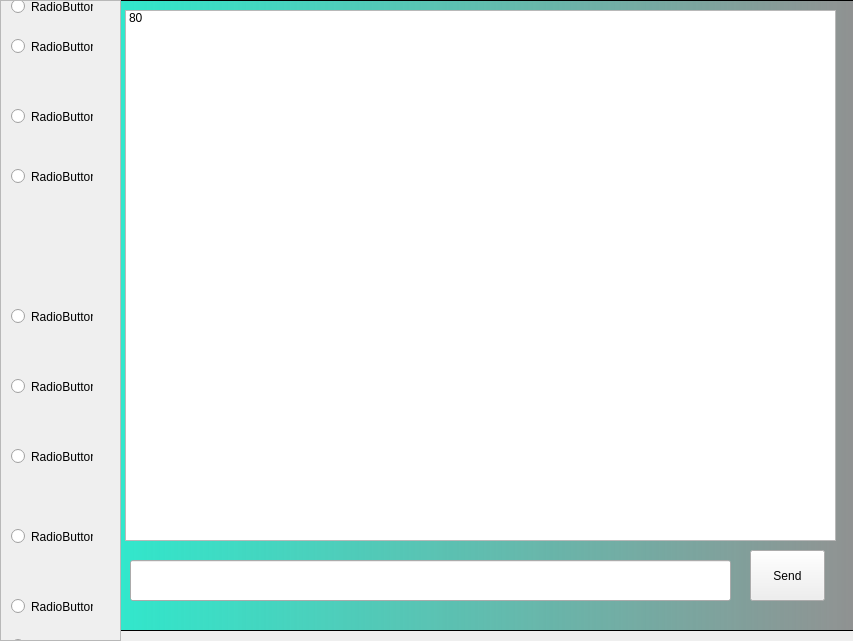
<?xml version="1.0" encoding="UTF-8"?>
<ui version="4.0">
 <class>MainWindow</class>
 <widget class="QMainWindow" name="MainWindow">
  <property name="geometry">
   <rect>
    <x>0</x>
    <y>0</y>
    <width>853</width>
    <height>641</height>
   </rect>
  </property>
  <property name="minimumSize">
   <size>
    <width>853</width>
    <height>641</height>
   </size>
  </property>
  <property name="maximumSize">
   <size>
    <width>853</width>
    <height>641</height>
   </size>
  </property>
  <property name="windowTitle">
   <string>Login</string>
  </property>
  <widget class="QWidget" name="centralwidget">
   <property name="minimumSize">
    <size>
     <width>377</width>
     <height>168</height>
    </size>
   </property>
   <property name="maximumSize">
    <size>
     <width>16777215</width>
     <height>6540564</height>
    </size>
   </property>
   <widget class="QScrollArea" name="scrollArea">
    <property name="geometry">
     <rect>
      <x>0</x>
      <y>0</y>
      <width>121</width>
      <height>641</height>
     </rect>
    </property>
    <property name="styleSheet">
     <string notr="true"/>
    </property>
    <property name="widgetResizable">
     <bool>true</bool>
    </property>
    <widget class="QWidget" name="scrollAreaWidgetContents">
     <property name="geometry">
      <rect>
       <x>0</x>
       <y>0</y>
       <width>119</width>
       <height>639</height>
      </rect>
     </property>
     <widget class="QRadioButton" name="radioButton">
      <property name="geometry">
       <rect>
        <x>10</x>
        <y>20</y>
        <width>82</width>
        <height>51</height>
       </rect>
      </property>
      <property name="text">
       <string>RadioButton</string>
      </property>
     </widget>
     <widget class="QRadioButton" name="radioButton_2">
      <property name="geometry">
       <rect>
        <x>10</x>
        <y>90</y>
        <width>82</width>
        <height>51</height>
       </rect>
      </property>
      <property name="text">
       <string>RadioButton</string>
      </property>
     </widget>
     <widget class="QRadioButton" name="radioButton_3">
      <property name="geometry">
       <rect>
        <x>10</x>
        <y>150</y>
        <width>82</width>
        <height>51</height>
       </rect>
      </property>
      <property name="text">
       <string>RadioButton</string>
      </property>
     </widget>
     <widget class="QRadioButton" name="radioButton_5">
      <property name="geometry">
       <rect>
        <x>10</x>
        <y>290</y>
        <width>82</width>
        <height>51</height>
       </rect>
      </property>
      <property name="text">
       <string>RadioButton</string>
      </property>
     </widget>
     <widget class="QRadioButton" name="radioButton_6">
      <property name="geometry">
       <rect>
        <x>10</x>
        <y>360</y>
        <width>82</width>
        <height>51</height>
       </rect>
      </property>
      <property name="text">
       <string>RadioButton</string>
      </property>
     </widget>
     <widget class="QRadioButton" name="radioButton_7">
      <property name="geometry">
       <rect>
        <x>10</x>
        <y>430</y>
        <width>82</width>
        <height>51</height>
       </rect>
      </property>
      <property name="text">
       <string>RadioButton</string>
      </property>
     </widget>
     <widget class="QRadioButton" name="radioButton_8">
      <property name="geometry">
       <rect>
        <x>10</x>
        <y>510</y>
        <width>82</width>
        <height>51</height>
       </rect>
      </property>
      <property name="text">
       <string>RadioButton</string>
      </property>
     </widget>
     <widget class="QRadioButton" name="radioButton_9">
      <property name="geometry">
       <rect>
        <x>10</x>
        <y>580</y>
        <width>82</width>
        <height>51</height>
       </rect>
      </property>
      <property name="text">
       <string>RadioButton</string>
      </property>
     </widget>
     <widget class="QRadioButton" name="radioButton_10">
      <property name="geometry">
       <rect>
        <x>10</x>
        <y>-20</y>
        <width>82</width>
        <height>51</height>
       </rect>
      </property>
      <property name="text">
       <string>RadioButton</string>
      </property>
     </widget>
     <widget class="QRadioButton" name="radioButton_11">
      <property name="geometry">
       <rect>
        <x>10</x>
        <y>620</y>
        <width>82</width>
        <height>51</height>
       </rect>
      </property>
      <property name="text">
       <string>RadioButton</string>
      </property>
     </widget>
    </widget>
   </widget>
   <widget class="QListWidget" name="listWidget">
    <property name="geometry">
     <rect>
      <x>125</x>
      <y>10</y>
      <width>711</width>
      <height>531</height>
     </rect>
    </property>
    <property name="styleSheet">
     <string notr="true">font: 75 12pt &quot;MS Shell Dlg 2&quot;;</string>
    </property>
    <item>
     <property name="text">
      <string>80</string>
     </property>
    </item>
   </widget>
   <widget class="QPushButton" name="basrr">
    <property name="geometry">
     <rect>
      <x>750</x>
      <y>550</y>
      <width>75</width>
      <height>51</height>
     </rect>
    </property>
    <property name="text">
     <string>Send</string>
    </property>
   </widget>
   <widget class="QLineEdit" name="lineEdit">
    <property name="geometry">
     <rect>
      <x>130</x>
      <y>560</y>
      <width>601</width>
      <height>41</height>
     </rect>
    </property>
    <property name="styleSheet">
     <string notr="true">font: 75 10pt &quot;MS Shell Dlg 2&quot;;</string>
    </property>
   </widget>
   <widget class="QFrame" name="frame">
    <property name="geometry">
     <rect>
      <x>0</x>
      <y>0</y>
      <width>861</width>
      <height>631</height>
     </rect>
    </property>
    <property name="styleSheet">
     <string notr="true">background-color: qlineargradient(spread:pad, x1:0, y1:0, x2:1, y2:0, stop:0 rgba(19, 245, 211, 238), stop:1 rgba(0, 0, 0, 100) );
</string>
    </property>
    <property name="frameShape">
     <enum>QFrame::StyledPanel</enum>
    </property>
    <property name="frameShadow">
     <enum>QFrame::Raised</enum>
    </property>
   </widget>
   <zorder>frame</zorder>
   <zorder>scrollArea</zorder>
   <zorder>listWidget</zorder>
   <zorder>basrr</zorder>
   <zorder>lineEdit</zorder>
  </widget>
  <widget class="QMenuBar" name="menuBar">
   <property name="geometry">
    <rect>
     <x>0</x>
     <y>0</y>
     <width>853</width>
     <height>21</height>
    </rect>
   </property>
  </widget>
 </widget>
 <resources/>
 <connections/>
</ui>
